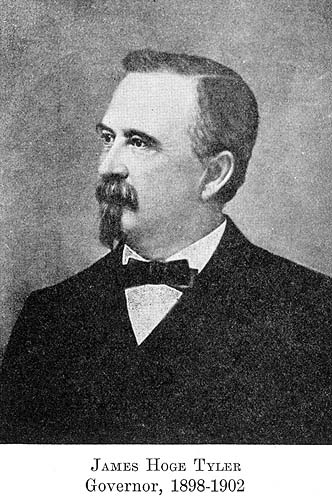
#> input picture hoge.jpg, 332 x 500 px
$ python resize.py hoge.jpg
#> lines starting #> are read from the running program, lines starting #| are printed output that depends on the picture
import sys
from PIL import Image

if len(sys.argv) < 2:
    print('argument needed')

for f in sys.argv[1:]:
    print('resize ',f)
    out = f + '_resized.jpg'
    Image.open(f).resize((52,52)).save(out)
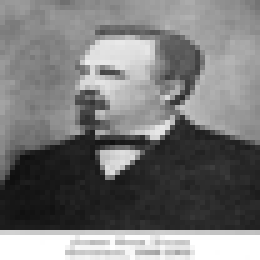
#> saved as hoge.jpg_resized.jpg: PIL image 52x52 L (shown 5 times larger); min 15, max 255, mean 120.2
